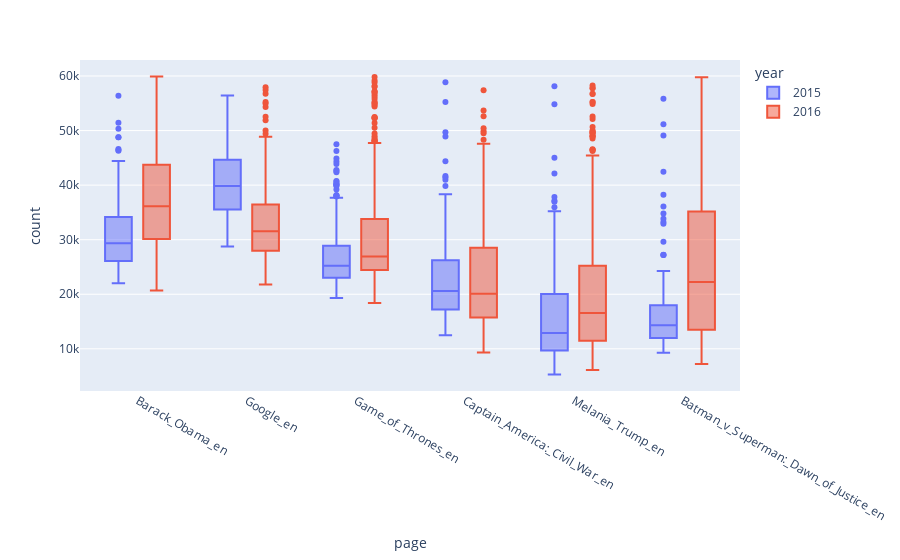

Notebook cell for this chart:
### Markdown cell above
If you just need a quick boxplot for exploratory purposes, you can use directly *pandas* functions, which are a bit more limited. Check the [documentation](https://pandas.pydata.org/pandas-docs/stable/reference/api/pandas.DataFrame.boxplot.html) for extra options.

### Code cell
px.box(wiki,
       x = 'page',
       y = 'count',
       color = 'year')

### Figure 1 — Plotly figure (JSON) as saved in the notebook; plotly's stock layout.template omitted (floating-point values rounded to 4 significant figures; data arrays with more than 128 entries replaced by an {"elided": "..."} marker saying what was removed)
{"data": [{"alignmentgroup": "True", "hovertemplate": "year=2015<br>page=%{x}<br>count=%{y}<extra></extra>", "legendgroup": "2015", "marker": {"color": "#636efa"}, "name": "2015", "notched": false, "offsetgroup": "2015", "orientation": "v", "showlegend": true, "type": "box", "x": {"elided": "1071 str values"}, "x0": " ", "xaxis": "x", "y": {"elided": "1071 int values"}, "y0": " ", "yaxis": "y"}, {"alignmentgroup": "True", "hovertemplate": "year=2016<br>page=%{x}<br>count=%{y}<extra></extra>", "legendgroup": "2016", "marker": {"color": "#EF553B"}, "name": "2016", "notched": false, "offsetgroup": "2016", "orientation": "v", "showlegend": true, "type": "box", "x": {"elided": "1897 str values"}, "x0": " ", "xaxis": "x", "y": {"elided": "1897 int values"}, "y0": " ", "yaxis": "y"}], "layout": {"boxmode": "group", "legend": {"title": {"text": "year"}, "tracegroupgap": 0}, "margin": {"t": 60}, "xaxis": {"anchor": "y", "domain": [0, 1], "title": {"text": "page"}}, "yaxis": {"anchor": "x", "domain": [0, 1], "title": {"text": "count"}}}}
